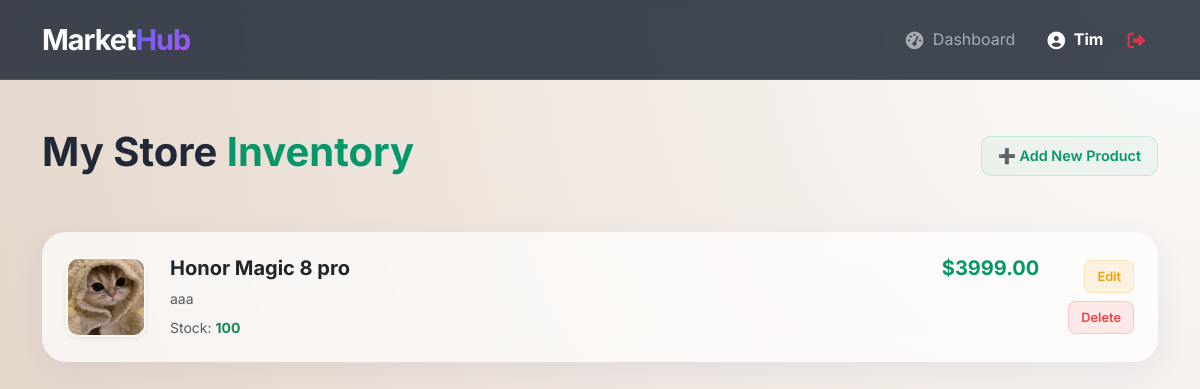
/products/my-products/ (signed in), run on an earlier commit of the app's database.
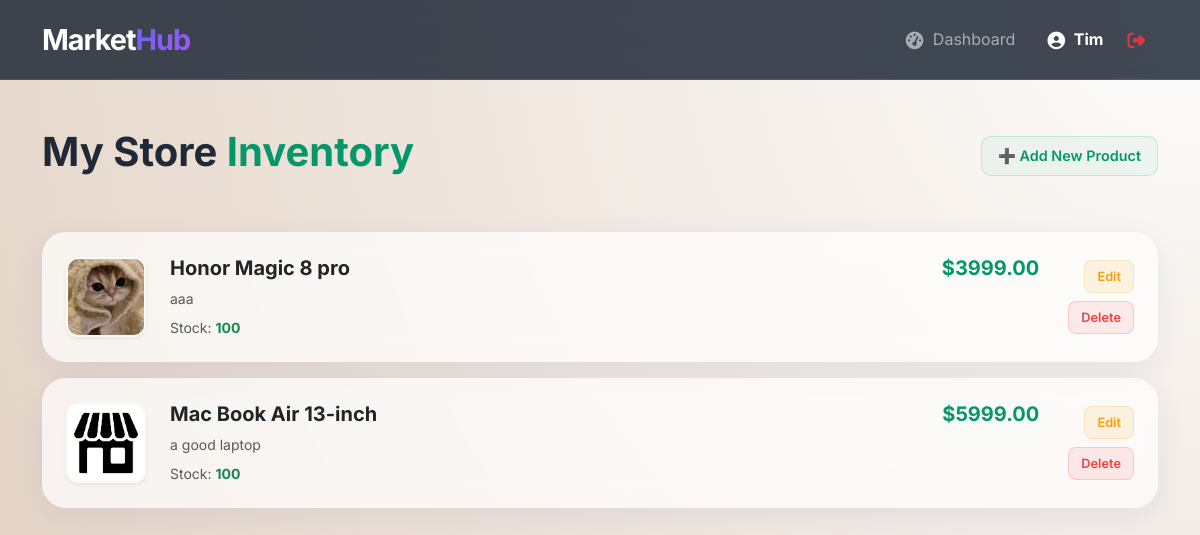
And on a later commit of the database.
### products/models.py (models this page shows, shortened)
class Product(models.Model):
    vendor = models.ForeignKey(Vendor, on_delete=models.CASCADE, related_name='products')
    category = models.CharField(max_length=100, blank=True, null=True, help_text="e.g., Tech, Lifestyle, Gaming")
    name = models.CharField(max_length=200)
    description = models.TextField()
    price = models.DecimalField(max_digits=10, decimal_places=2)
    stock = models.PositiveIntegerField()
    image = models.ImageField(upload_to='product_images/', blank=True, null=True)
    @property
    def image_url(self):
        if self.image and hasattr(self.image, 'url'):
            return self.image.url
        return static('images/default_product.png')

### products/views.py (the view)
# urls.py: path('my-products/', views.vendor_product_list, name='vendor_product_list'),
@login_required
def vendor_product_list(request):
    if not request.user.is_seller:
        return redirect('customer_dashboard')
    products = Product.objects.filter(vendor=request.user.vendor_profile)
    return render(request, 'products/vendor_product_list.html', {'products': products})

### products/templates/products/vendor_product_list.html (shortened to what this page needs)
{% extends 'base.html' %}
{% block content %}
<div class="d-flex justify-content-between align-items-center mb-5">
    <h1 class="fw-bold">My Store <span class="text-vendor-emerald">Inventory</span></h1>
    <a href="{% url 'add_product' %}" class="btn-glass-vendor">
        ➕ Add New Product
    </a>
</div>
<div class="d-flex flex-column gap-3 mb-5">
    {% for product in products %}
    <div class="card glass-card inventory-card border-0">
        <div class="row align-items-center">
            <div class="col-auto">
                <img src="{{ product.image_url }}" alt="{{ product.name }}" class="product-thumbnail shadow-sm">
            </div>
            <div class="col">
                <div class="d-flex justify-content-between">
                    <h5 class="fw-bold mb-1">{{ product.name }}</h5>
                    <span class="h5 fw-bold text-vendor-emerald">${{ product.price }}</span>
                </div>
                <p class="text-muted small mb-0">{{ product.description|truncatewords:20 }}</p>
                <div class="mt-2 small">
                    <span class="text-muted">Stock:</span>
                    <span class="fw-bold {% if product.stock < 10 %}text-danger{% else %}text-success{% endif %}">
                        {{ product.stock }}
                    </span>
                </div>
            </div>
            <div class="col-auto d-flex flex-column gap-2 align-items-end">
                <a href="#" class="btn-action btn-edit">Edit</a>
                <a href="#" class="btn-action btn-delete">Delete</a>
            </div>
        </div>
    </div>
    {% empty %}
    <div class="text-center py-5 glass-card">
        <h3 class="text-muted">No products found.</h3>
        <p class="text-secondary">Click the button above to add your first item!</p>
    </div>
    {% endfor %}
</div>
{% endblock %}

What changed in the data, as far as the page shows it:
added Product: image_url (picture), name "Mac Book Air 13-inch", price "5999.00", description "a good laptop", stock "100"
